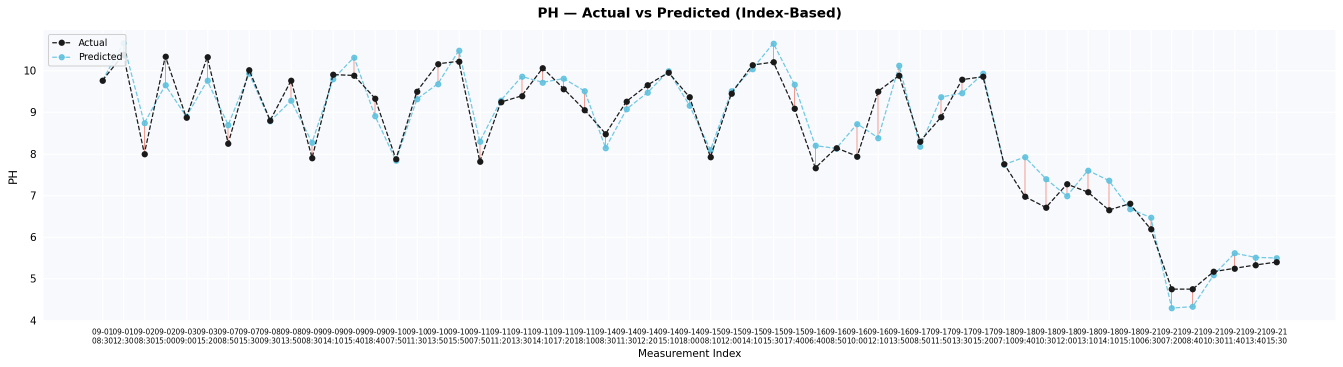
#> input picture plots/PH& EC_Results_48H_Version/PH/ph_actual_vs_pred_index.png, 2685 x 733 px (shown at 1/2 size)
$ python -i make_rootzone_poster_pptx.py   (imports and definitions only)
#> lines starting #> are read from the running program, lines starting #| are printed output that depends on the picture
from io import BytesIO
from pathlib import Path
from zipfile import ZipFile

from PIL import Image, ImageChops
from pptx import Presentation
from pptx.dml.color import RGBColor
from pptx.enum.shapes import MSO_CONNECTOR, MSO_SHAPE
from pptx.enum.text import MSO_ANCHOR, PP_ALIGN
from pptx.util import Cm, Emu, Pt


DPI = 300
W_CM = 70
H_CM = 100
W = round(W_CM / 2.54 * DPI)
H = round(H_CM / 2.54 * DPI)

ROOT = Path(__file__).resolve().parents[1]
POSTER_DIR = ROOT / "poster"
PLOTS = ROOT / "plots"
OUT_PPTX = POSTER_DIR / "rootzone_poster_70x100cm_editable.pptx"

BLUE = "#1976D2"
TEAL = "#006B82"
DARK = "#0D2B38"
DEEP_TEAL = "#006276"
GREEN = "#75C856"
OLIVE = "#A6C946"
BORDER = "#9FD4E8"
TEXT_MUTED = "#4D6C7C"
LINE = "#A8D6E8"
WHITE = "#FFFFFF"


def emu(v):
    return Emu(round(v * 914400 / DPI))


def rgb(hex_color):
    return RGBColor.from_string(hex_color.strip("#"))


def line_pt(px):
    return Pt(px * 72 / DPI)


def set_fill(shape, color):
    shape.fill.solid()
    shape.fill.fore_color.rgb = rgb(color)


# [61 lines left out: functions set_line, add_round, add_rect, add_oval, add_text, not called in this run]


def add_center_text(slide, x, y, w, h, text, size, color=DARK, bold=False):
    return add_text(slide, x, y, w, h, text, size, color, bold, "center", "middle")


# [22 lines left out: functions add_arrow, add_chip, add_metric, not called in this run]


def trim_white(path):
    img = Image.open(path).convert("RGBA")
#> img is the input picture: PIL image 2685x733 RGBA; mean R, G, B, A 243.9, 245.7, 247.9, 255
    rgb_img = img.convert("RGB")
    diff = ImageChops.difference(rgb_img, Image.new("RGB", rgb_img.size, "white"))
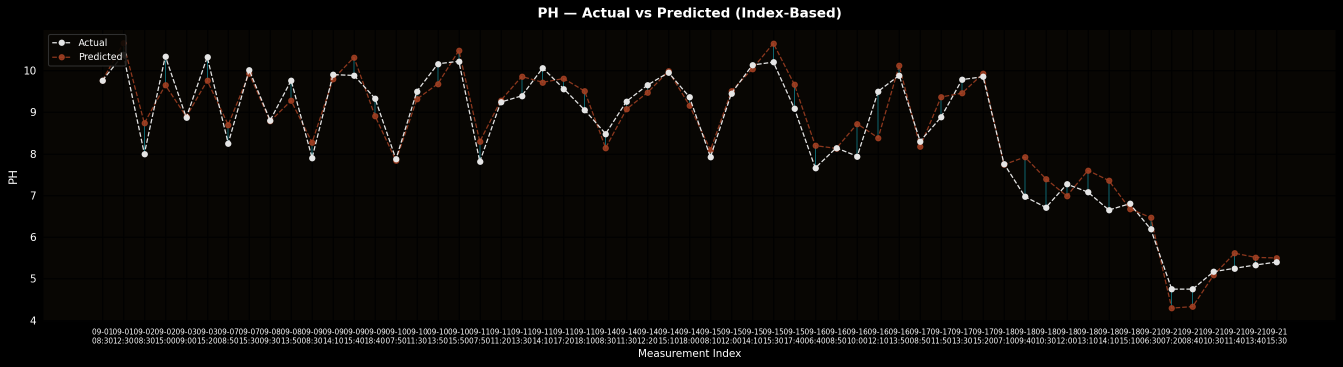
#> diff: PIL image 2685x733 RGB (shown at 1/2 size); mean R, G, B 11.1, 9.3, 7.1
    bbox = diff.getbbox()
#> bbox = (17, 15, 2671, 714)
    if not bbox:
        return img
    pad = 18
    left = max(0, bbox[0] - pad)
#> left = 0
    top = max(0, bbox[1] - pad)
#> top = 0
    right = min(img.width, bbox[2] + pad)
#> right = 2685
    bottom = min(img.height, bbox[3] + pad)
#> bottom = 732
    return img.crop((left, top, right, bottom))
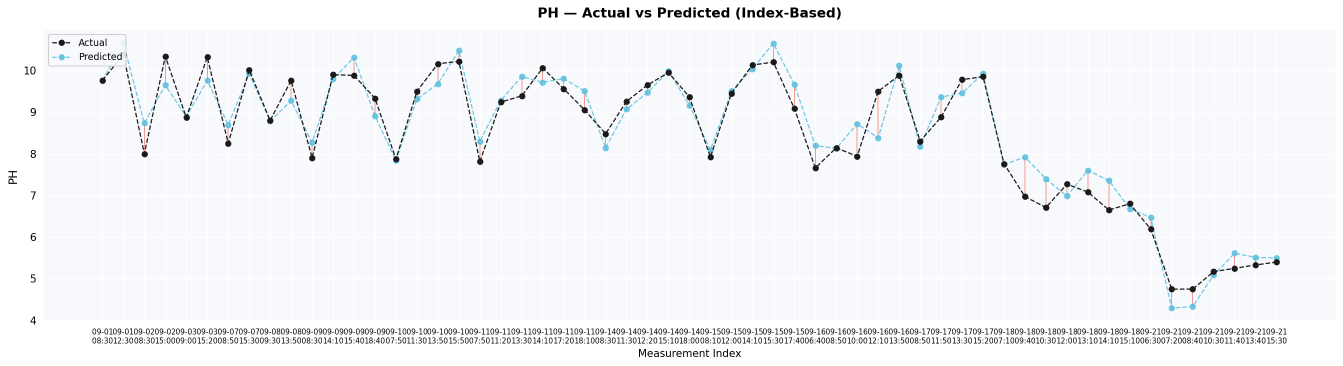
#> returned value: PIL image 2685x732 RGBA (shown at 1/2 size); mean R, G, B, A 243.8, 245.7, 247.9, 255


# [316 lines left out: functions image_bytes, add_picture_contain, load_logos, section, build_header, build_intro and 7 more, not called in this run]


# [2 lines not run here, left out]

>>> result = trim_white('../plots/PH& EC_Results_48H_Version/PH/ph_actual_vs_pred_index.png')

$ run again, on plots/PH& EC_Results_48H_Version/PH/48h_ph_actual_vs_predicted_index.png
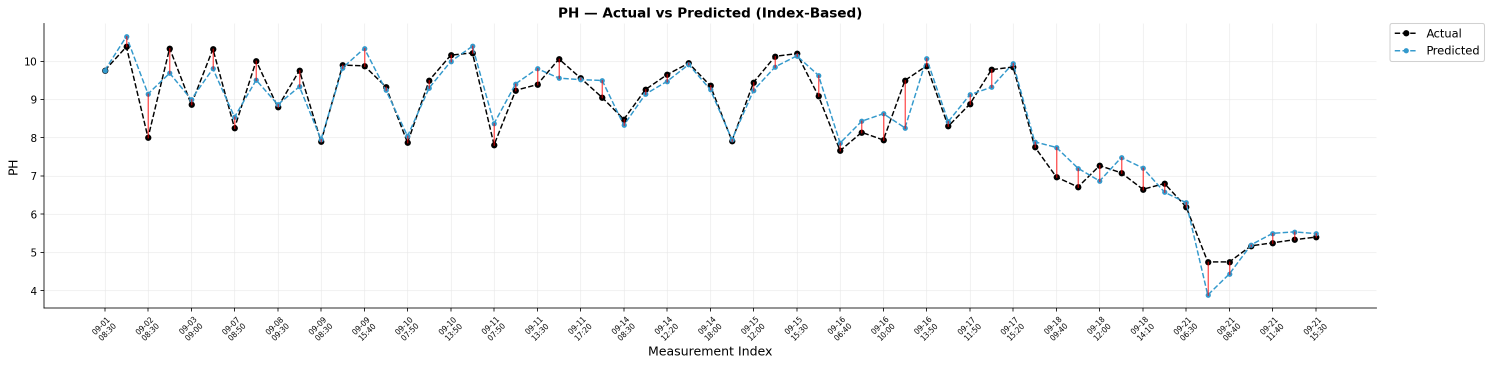
#> input picture plots/PH& EC_Results_48H_Version/PH/48h_ph_actual_vs_predicted_index.png, 2984 x 731 px (shown at 1/2 size)
#> in trim_white, img is the input picture: PIL image 2984x731 RGBA; mean R, G, B, A 249.3, 249.5, 249.8, 255
#> in trim_white, `diff = ImageChops.difference(rgb_img, Image.new("RGB", rgb_img.size, "..`:
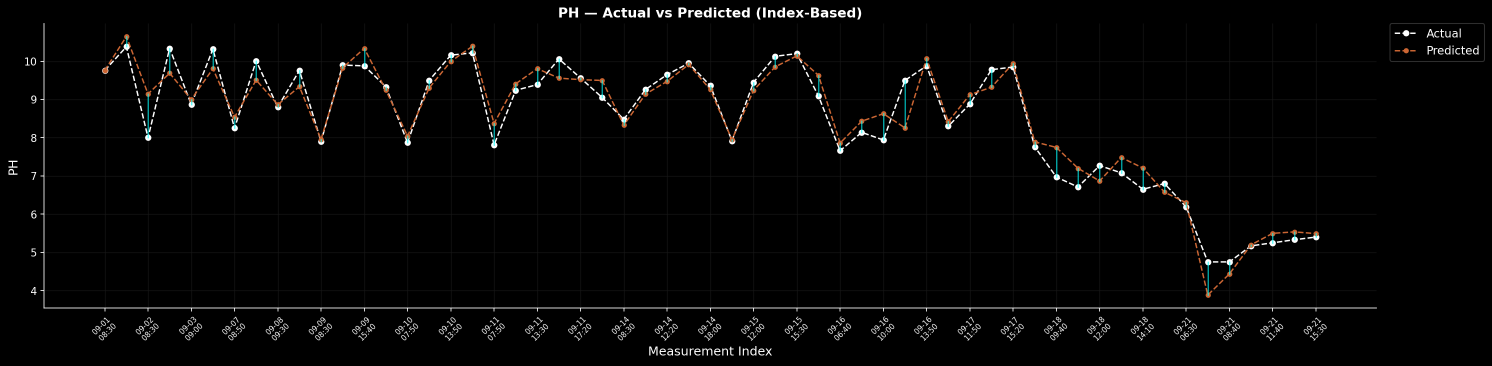
#> diff: PIL image 2984x731 RGB (shown at 1/2 size); mean R, G, B 5.7, 5.5, 5.2
#> bbox = (17, 15, 2971, 711)
#> left = 0
#> right = 2984
#> bottom = 729
#> in trim_white, `return img.crop((left, top, right, bottom))`:
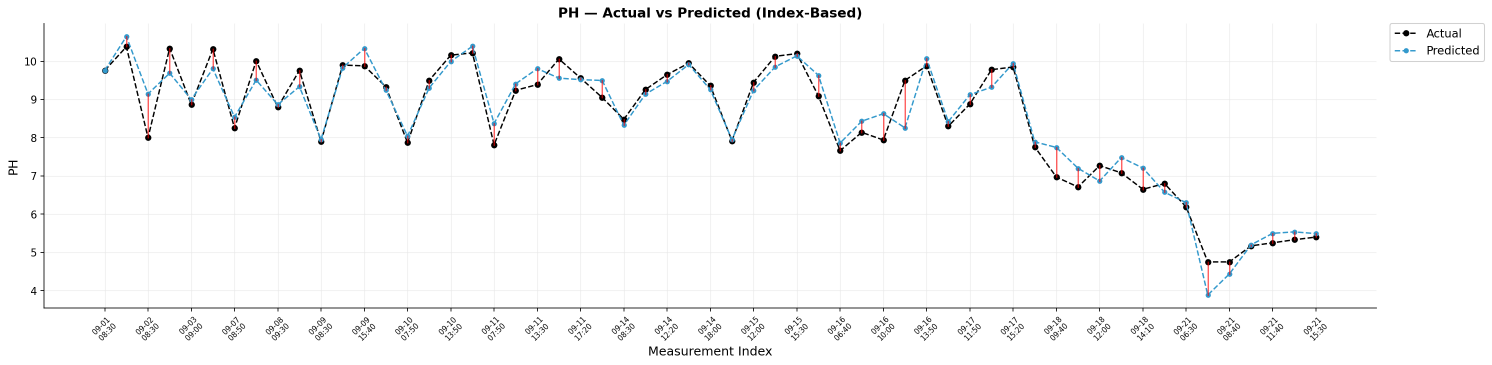
#> returned value: PIL image 2984x729 RGBA (shown at 1/2 size); mean R, G, B, A 249.3, 249.5, 249.8, 255

$ run again, on plots/PH& EC_Results_48H_Version/PH/48h_ph_actual_vs_predicted_time_series.png
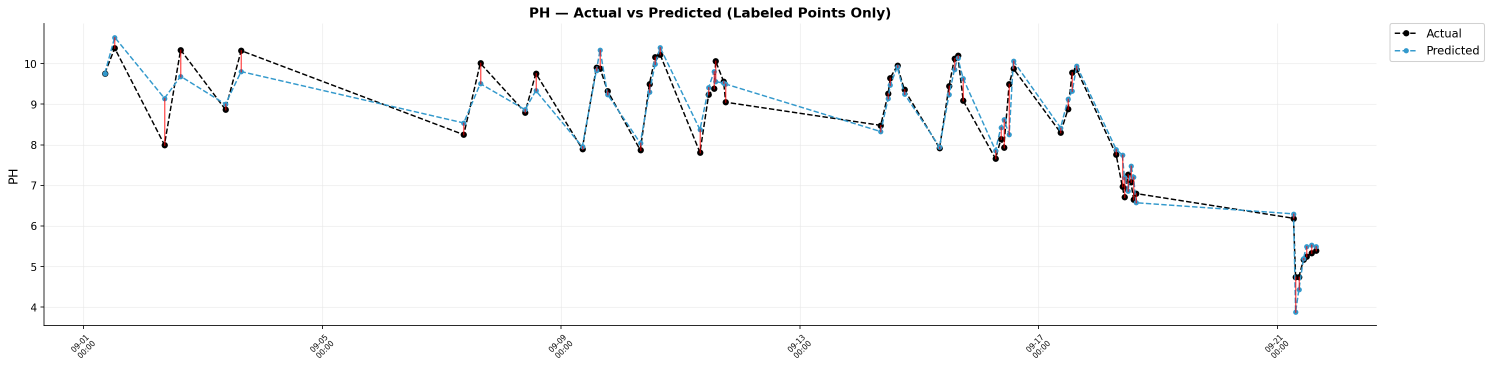
#> input picture plots/PH& EC_Results_48H_Version/PH/48h_ph_actual_vs_predicted_time_series.png, 2984 x 734 px (shown at 1/2 size)
#> in trim_white, img is the input picture: PIL image 2984x734 RGBA; mean R, G, B, A 250.2, 250.5, 250.8, 255
#> in trim_white, `diff = ImageChops.difference(rgb_img, Image.new("RGB", rgb_img.size, "..`:
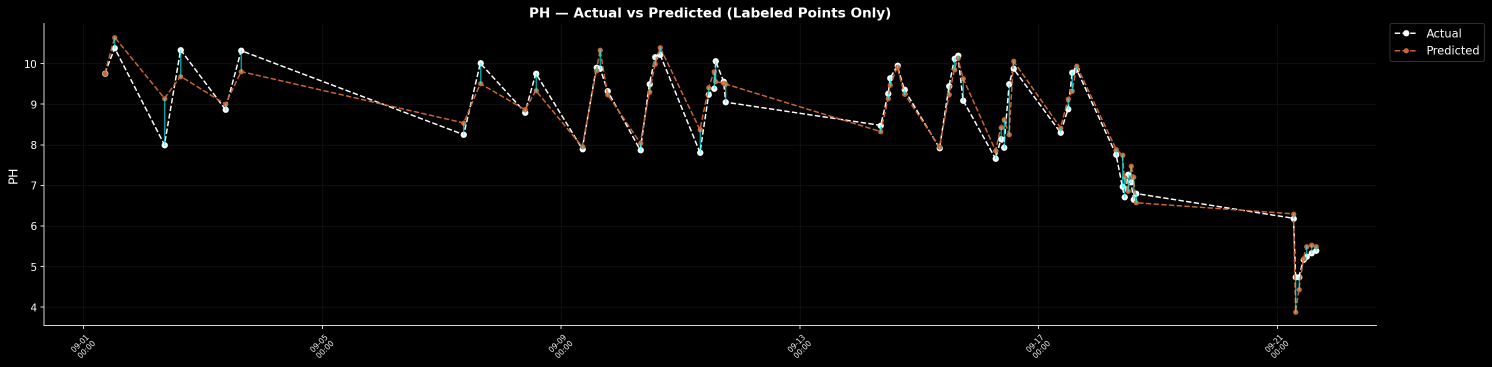
#> diff: PIL image 2984x734 RGB (shown at 1/2 size); mean R, G, B 4.8, 4.5, 4.2
#> bbox = (17, 15, 2971, 716)
#> left = 0
#> right = 2984
#> bottom = 734
